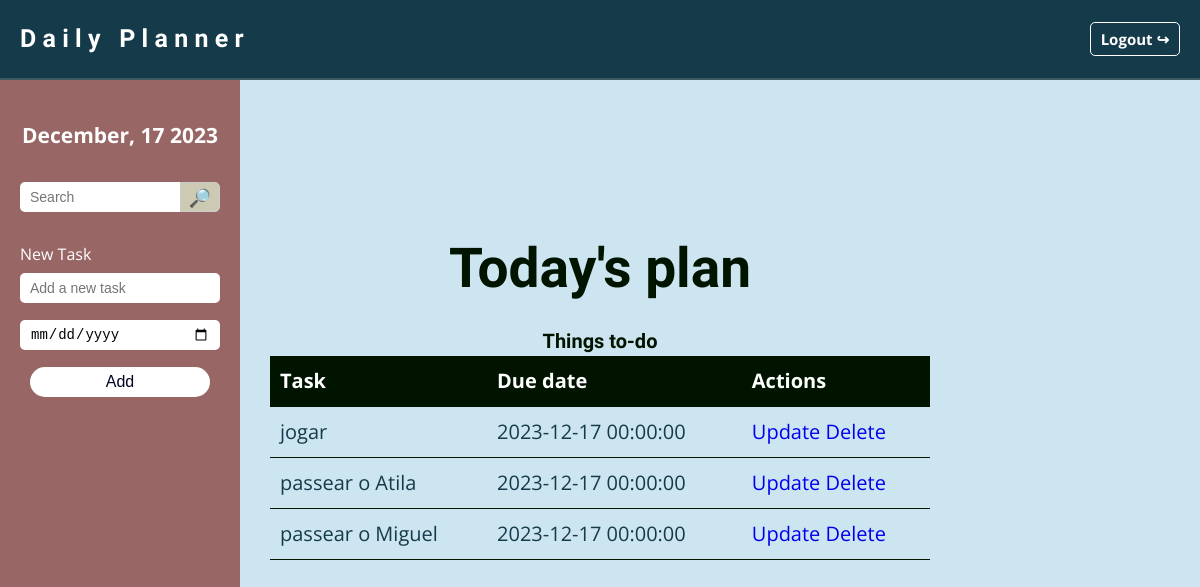
Page / (signed in) on the earlier database version.
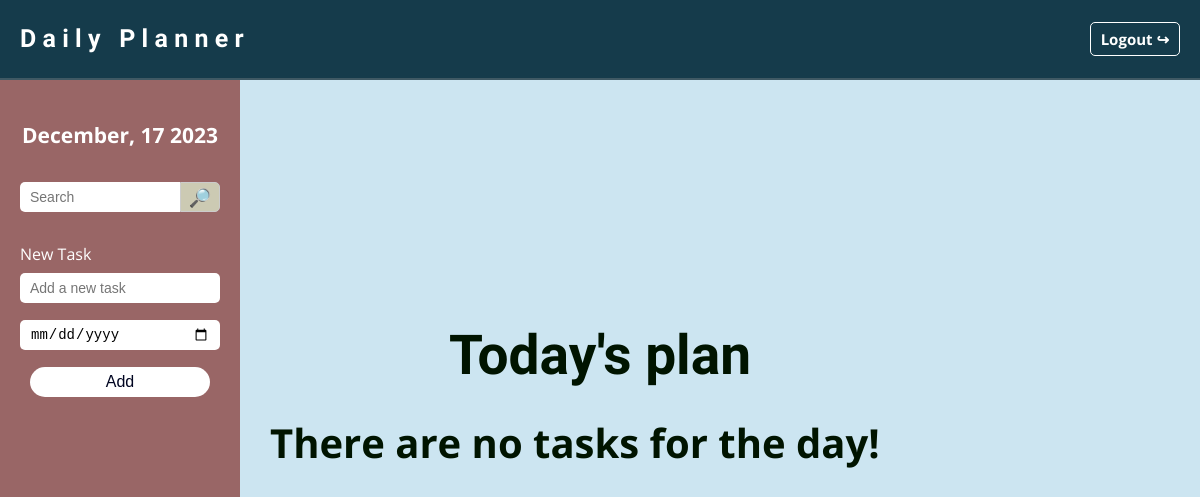
Same page on the later database version.
### website/models.py (models this page shows)
class Todo(db.Model):
    id = db.Column(db.Integer, primary_key=True)
    content = db.Column(db.String(2000), nullable=False)
    completed = db.Column(db.Integer, default=0)
    due_date = db.Column(db.DateTime(timezone=True),  nullable=True)
    date_created = db.Column(db.DateTime(timezone=True), default=func.now())
    date_updated = db.Column(db.DateTime(timezone=True),  nullable=True)
    user_id = db.Column(db.Integer, db.ForeignKey('user.id'))

### website/views.py (the view, shortened to what this page needs)
@views.route('/', methods=['GET', 'POST'])
@login_required
def home():
    today = date.today()
    tasks = Todo.query.filter(db.func.date(Todo.due_date) == today).order_by(Todo.due_date).all()
    current_date = datetime.now()
    formatted_date = current_date.strftime("%B, %d %Y")
    return render_template("index.html", user=current_user, formatted_date=formatted_date, tasks=tasks)

### website/__init__.py (called while the page is built)
def create_app():
    app = Flask(__name__)
    app.config.from_pyfile('config.py')
    app.config['SQLALCHEMY_DATABASE_URI'] = f'sqlite:///{DB_NAME}'
    db.init_app(app)
    from .views import views
    from .auth import auth
    app.register_blueprint(views, url_prefix='/')
    app.register_blueprint(auth, url_prefix='/')
    from .models import User, Todo
    create_database(app)
    login_manager = LoginManager()
    login_manager.login_view = 'auth.login'
    login_manager.init_app(app)
    @login_manager.user_loader
    def load_user(id):
        return User.query.get(int(id))
    return app

### website/templates/index.html
{% extends "main_layout.html" %}
{% block content %}
<aside class="sidebar">
    <header class="sidebar-header">
        <h6>{{ formatted_date }}</h6>
    </header>
    <form method="POST" class="search-form">
        <input type="search" name="search_query" placeholder="Search">
        <button type="submit" class="search-icon" >
                <p>🔎︎</p>
        </button>
    </form>
    <form class="new-task-form" method=POST>
        <label for="">New Task</label>
        <div>
            <input class="task-input" type="text" name="input_content" id="input_content", placeholder="Add a new task">
        </div>
        <div>
            <input class="task-input" type="date" id="input_due_date" name="input_due_date">
        </div>
        <div>
                <button class="btn-add" type="submit">Add</button>
        </div>
    </form>
</aside>
<div class="main-content task-content">
    <div class="task-table">
        <h2 class="solution-heading">Today's plan</h2>
        {% if tasks|length < 1 %}
        <span class="text-no-tasks"> There are no tasks for the day!</span>
        {% else %}
        <table>
            <caption>Things to-do</caption>
            <thead>
                <tr>
                <th>Task</th>
                <th>Due date</th>
                <th>Actions</th>
                </tr>
            </thead>
            <tbody>
            {% for task in tasks %}
                <tr>
                    <td>{{ task.content }}</td>
                    <td> {{ task.due_date }} </td>
                    <td>
                        <a href="#">Update</a>
                        <a href="#">Delete</a>
                    </td>
                </tr>
            </tbody>
        {% endfor %}
        </table>
        {% endif %}
    </div>
</div>
{% endblock %}

### website/templates/main_layout.html (shortened to what this page needs)
<!DOCTYPE html>
<html lang="en">
<head>
    <link rel="stylesheet" href="{{ url_for('static', filename='css/style.css') }}">
</head>
<body>
    <header class="menu">
        <div class="main-content menu-content">
            <h5>
                <a href="/">Daily Planner</a>
            </h5>
            <nav>
                {% if user.is_authenticated %}
                <ul>
                    <li><a href="/logout"> Logout ↪ </a></li>
                </ul>
                {% endif %}
            </nav>
        </div>
    </header>
    <section id="planner" class="main section">
        {% block content %}
        {% endblock %}
    </section>
</body>
</html>

### website/static/css/style.css (style rules this page uses)
:root { --gap: 2rem; }
* { margin: 0; padding: 0; box-sizing: border-box; }
html { font-size: 62.5%; scroll-behavior: smooth; }
body { font-family: 'Open Sans', sans-serif; font-size: 2rem; line-height: 1.5; background-color:#cce5f1; color: #153b4b; }
h1, h2, h3, h4, h5, h6 { color: #153b4b; font-family: "Raleway", Helvetica, sans-serif; font-weight: 700; }
h2 { font-size: 5.5rem; }
h5 { font-size: 4rem; }
h6 { font-size: 3.5rem; }
a { text-decoration: none; }
h6 { font-size: 2em; color: #fff; text-align: center; }
.menu { background-color: #153b4b; border-bottom: solid 0.2rem rgba(160, 160, 160, 0.3); top: 0; left: 0; right: 0; width: 100%; z-index: 1; position: fixed; }
.main-content { max-width: 120rem; margin: 0 auto; padding: var(--gap); }
.menu-content { display: flex; justify-content: space-between; align-items: center; padding-top: 0; padding-bottom: 0; }
.menu h5 { font-family: "Raleway", Helvetica, sans-serif; letter-spacing: 0.25em; font-size: 2.5rem; color: #fff; }
.menu h5 a { color: inherit; text-decoration: none; }
.menu ul { list-style: none; display: flex; }
.menu ul li a { display: block; color: #fff; font-family: 'Open Sans', sans-serif; font-weight: 700; font-size: 1.5rem; position: relative; padding: 5px 10px; background: transparent; text-decoration: none; border-radius: 5px; transition: background-color 0.3s ease; border: 1px solid #fff; }
.section { min-height: 100vh; }
.sidebar { position: fixed; top: 0; left: 0; padding: 120px 10px 30px 10px; display: flex; flex-direction: column; gap: 30px; align-items: center; width: 240px; background-color: #996666; height: 100%; }
.sidebar-header h6 { font-family: 'Open Sans', sans-serif; font-size: 2.1rem; line-height: 1.5; color: #fff; }
.search-form { height: 30px; width: 200px; display: flex; border-radius: 6px; }
.search-form input { height: 100%; width: 160px; border: none; outline: none; padding: 0 10px; border-radius: 5px 0 0 5px; color: #000; font-size: 14px; }
.search-icon { height: 100%; width: 40px; line-height: 30px; text-align: center; background: #cccab3; border: 1px solid #ccc; border-radius: 0 5px 5px 0; cursor: pointer; }
.search-icon p { color: #060606; font-size: 18px; }
.new-task-form { display: flex; flex-direction: column; width: 200px; color: #fff; font-family: 'Open Sans', sans-serif; font-size: 1.6rem; gap: 7px; }
.task-input { width: 200px; height: 30px; border: none; outline: none; padding: 0 10px; border-radius: 5px; color: #000; font-size: 14px; margin-bottom: 10px; }
.btn-add { width: 90%; height: 30px; border-radius: 40px; background-color: #fff; color:#000521; border: none; outline: none; cursor: pointer; font-size: 1em; font-weight: 400; margin: auto; display: block; }
.task-content { max-width: 70rem; min-height: 100vh; display: flex; flex-flow: column wrap; justify-content: center; }
.task-table { overflow: hidden; overflow-y: auto; }
.solution-heading { color: #001400; line-height: 1; margin-bottom: 3rem; text-align: center; }
.text-no-tasks { font-size: 2em; font-weight: 700; color: #001400; text-align: center; }

Differences in the rows shown:
no longer on this page (row edited): Todo: content "jogar", due_date "2023-12-17 00:00:00"
removed Todo: content "passear o Atila", due_date "2023-12-17 00:00:00"
removed Todo: content "passear o Miguel", due_date "2023-12-17 00:00:00"
Other differences:
text no longer shown: "Things to-do Task Due date Actions"
text now shown: "There are no tasks for the day!"
